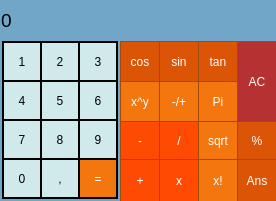
<?xml version="1.0" encoding="UTF-8"?>
<ui version="4.0">
 <class>MainWindow</class>
 <widget class="QMainWindow" name="MainWindow">
  <property name="geometry">
   <rect>
    <x>0</x>
    <y>0</y>
    <width>276</width>
    <height>201</height>
   </rect>
  </property>
  <property name="sizePolicy">
   <sizepolicy hsizetype="Maximum" vsizetype="Maximum">
    <horstretch>0</horstretch>
    <verstretch>0</verstretch>
   </sizepolicy>
  </property>
  <property name="windowTitle">
   <string>MainWindow</string>
  </property>
  <property name="styleSheet">
   <string notr="true">background-color: rgb(114, 166, 200);</string>
  </property>
  <widget class="QWidget" name="centralWidget">
   <widget class="QPushButton" name="pushButton_1">
    <property name="geometry">
     <rect>
      <x>2</x>
      <y>41</y>
      <width>40</width>
      <height>41</height>
     </rect>
    </property>
    <property name="styleSheet">
     <string notr="true">QPushButton {
	
	background-color: rgb(213, 255, 255);
	background-color: rgb(208, 234, 236);
color: rgb(0, 0, 0);
border: 2px solid dark;
}
QPushButton:pressed {
background-color: rgb(183, 206, 207);
}</string>
    </property>
    <property name="text">
     <string>1</string>
    </property>
   </widget>
   <widget class="QPushButton" name="pushButton_2">
    <property name="geometry">
     <rect>
      <x>40</x>
      <y>41</y>
      <width>40</width>
      <height>41</height>
     </rect>
    </property>
    <property name="styleSheet">
     <string notr="true">QPushButton {
	
	background-color: rgb(213, 255, 255);
	background-color: rgb(208, 234, 236);
color: rgb(0, 0, 0);
border: 2px solid dark;
}
QPushButton:pressed {
background-color: rgb(183, 206, 207);
}</string>
    </property>
    <property name="text">
     <string>2</string>
    </property>
   </widget>
   <widget class="QPushButton" name="pushButton_div">
    <property name="geometry">
     <rect>
      <x>159</x>
      <y>121</y>
      <width>40</width>
      <height>39</height>
     </rect>
    </property>
    <property name="styleSheet">
     <string notr="true">QPushButton {
 
	background-color:   rgb(244, 118, 15);
	background-color: rgb(255, 74, 3);
  color: white; 
  border: 1px solid rgb(163, 76, 9);
}

QPushButton:pressed {

	background-color: rgb(163, 76, 9);
}</string>
    </property>
    <property name="text">
     <string>/</string>
    </property>
   </widget>
   <widget class="QPushButton" name="pushButton_3">
    <property name="geometry">
     <rect>
      <x>78</x>
      <y>41</y>
      <width>40</width>
      <height>41</height>
     </rect>
    </property>
    <property name="styleSheet">
     <string notr="true">QPushButton {
	
	background-color: rgb(213, 255, 255);
	background-color: rgb(208, 234, 236);
color: rgb(0, 0, 0);
border: 2px solid dark;
}
QPushButton:pressed {
background-color: rgb(183, 206, 207);
}</string>
    </property>
    <property name="text">
     <string>3</string>
    </property>
   </widget>
   <widget class="QPushButton" name="pushButton_6">
    <property name="geometry">
     <rect>
      <x>78</x>
      <y>80</y>
      <width>40</width>
      <height>41</height>
     </rect>
    </property>
    <property name="styleSheet">
     <string notr="true">QPushButton {
	
	background-color: rgb(213, 255, 255);
	background-color: rgb(208, 234, 236);
color: rgb(0, 0, 0);
border: 2px solid dark;
}
QPushButton:pressed {
background-color: rgb(183, 206, 207);
}</string>
    </property>
    <property name="text">
     <string>6</string>
    </property>
   </widget>
   <widget class="QPushButton" name="pushButton_5">
    <property name="geometry">
     <rect>
      <x>40</x>
      <y>80</y>
      <width>40</width>
      <height>41</height>
     </rect>
    </property>
    <property name="styleSheet">
     <string notr="true">QPushButton {
	
	background-color: rgb(213, 255, 255);
	background-color: rgb(208, 234, 236);
color: rgb(0, 0, 0);
border: 2px solid dark;
}
QPushButton:pressed {
background-color: rgb(183, 206, 207);
}</string>
    </property>
    <property name="text">
     <string>5</string>
    </property>
   </widget>
   <widget class="QPushButton" name="pushButton_4">
    <property name="geometry">
     <rect>
      <x>2</x>
      <y>80</y>
      <width>40</width>
      <height>41</height>
     </rect>
    </property>
    <property name="styleSheet">
     <string notr="true">QPushButton {
	
	background-color: rgb(213, 255, 255);
	background-color: rgb(208, 234, 236);
color: rgb(0, 0, 0);
border: 2px solid dark;
}
QPushButton:pressed {
background-color: rgb(183, 206, 207);
}</string>
    </property>
    <property name="text">
     <string>4</string>
    </property>
   </widget>
   <widget class="QPushButton" name="pushButton_plus">
    <property name="geometry">
     <rect>
      <x>120</x>
      <y>159</y>
      <width>40</width>
      <height>43</height>
     </rect>
    </property>
    <property name="styleSheet">
     <string notr="true">QPushButton {
 
	background-color:   rgb(244, 118, 15);
	background-color: rgb(255, 74, 3);
  color: white; 
  border: 1px solid rgb(163, 76, 9);
}

QPushButton:pressed {

	background-color: rgb(163, 76, 9);
}</string>
    </property>
    <property name="text">
     <string>+</string>
    </property>
   </widget>
   <widget class="QPushButton" name="pushButton_9">
    <property name="geometry">
     <rect>
      <x>78</x>
      <y>119</y>
      <width>40</width>
      <height>41</height>
     </rect>
    </property>
    <property name="styleSheet">
     <string notr="true">QPushButton {
	
	background-color: rgb(213, 255, 255);
	background-color: rgb(208, 234, 236);
color: rgb(0, 0, 0);
border: 2px solid dark;
}
QPushButton:pressed {
background-color: rgb(183, 206, 207);
}</string>
    </property>
    <property name="text">
     <string>9</string>
    </property>
   </widget>
   <widget class="QPushButton" name="pushButton_8">
    <property name="geometry">
     <rect>
      <x>40</x>
      <y>119</y>
      <width>40</width>
      <height>41</height>
     </rect>
    </property>
    <property name="styleSheet">
     <string notr="true">QPushButton {
	
	background-color: rgb(213, 255, 255);
	background-color: rgb(208, 234, 236);
color: rgb(0, 0, 0);
border: 2px solid dark;
}
QPushButton:pressed {
background-color: rgb(183, 206, 207);
}</string>
    </property>
    <property name="text">
     <string>8</string>
    </property>
   </widget>
   <widget class="QPushButton" name="pushButton_7">
    <property name="geometry">
     <rect>
      <x>2</x>
      <y>119</y>
      <width>40</width>
      <height>41</height>
     </rect>
    </property>
    <property name="styleSheet">
     <string notr="true">QPushButton {
	
	background-color: rgb(213, 255, 255);
	background-color: rgb(208, 234, 236);
color: rgb(0, 0, 0);
border: 2px solid dark;
}
QPushButton:pressed {
background-color: rgb(183, 206, 207);
}</string>
    </property>
    <property name="text">
     <string>7</string>
    </property>
   </widget>
   <widget class="QPushButton" name="pushButton_minus">
    <property name="geometry">
     <rect>
      <x>120</x>
      <y>121</y>
      <width>40</width>
      <height>39</height>
     </rect>
    </property>
    <property name="styleSheet">
     <string notr="true">QPushButton {
 
	background-color:   rgb(244, 118, 15);
	background-color: rgb(255, 74, 3);
  color: white; 
  border: 1px solid rgb(163, 76, 9);
}

QPushButton:pressed {

	background-color: rgb(163, 76, 9);
}</string>
    </property>
    <property name="text">
     <string>-</string>
    </property>
   </widget>
   <widget class="QPushButton" name="pushButton_AC">
    <property name="geometry">
     <rect>
      <x>237</x>
      <y>41</y>
      <width>40</width>
      <height>81</height>
     </rect>
    </property>
    <property name="styleSheet">
     <string notr="true">QPushButton {
background-color: rgb(182, 49, 49);
	color: rgb(255, 255, 255);
  border: 1px solid rgb(163, 76, 9);
}
QPushButton:pressed {

	background-color: rgb(163, 76, 9);
}</string>
    </property>
    <property name="text">
     <string>AC</string>
    </property>
   </widget>
   <widget class="QPushButton" name="pushButton_dot">
    <property name="geometry">
     <rect>
      <x>40</x>
      <y>158</y>
      <width>40</width>
      <height>41</height>
     </rect>
    </property>
    <property name="styleSheet">
     <string notr="true">QPushButton {
	
	background-color: rgb(213, 255, 255);
	background-color: rgb(208, 234, 236);
color: rgb(0, 0, 0);
border: 2px solid dark;
}
QPushButton:pressed {
background-color: rgb(183, 206, 207);
}</string>
    </property>
    <property name="text">
     <string>,</string>
    </property>
   </widget>
   <widget class="QPushButton" name="pushButton_0">
    <property name="geometry">
     <rect>
      <x>2</x>
      <y>158</y>
      <width>40</width>
      <height>41</height>
     </rect>
    </property>
    <property name="styleSheet">
     <string notr="true">QPushButton {
	
	background-color: rgb(213, 255, 255);
	background-color: rgb(208, 234, 236);
color: rgb(0, 0, 0);
border: 2px solid dark;
}
QPushButton:pressed {
background-color: rgb(183, 206, 207);
}</string>
    </property>
    <property name="text">
     <string>0</string>
    </property>
   </widget>
   <widget class="QPushButton" name="pushButton_eq">
    <property name="geometry">
     <rect>
      <x>78</x>
      <y>158</y>
      <width>40</width>
      <height>41</height>
     </rect>
    </property>
    <property name="styleSheet">
     <string notr="true">QPushButton {
 
	background-color:   rgb(244, 118, 15);
  color: white; 
  border: 2px solid black;
}

QPushButton:pressed {

	background-color: rgb(163, 76, 9);
}</string>
    </property>
    <property name="text">
     <string>=</string>
    </property>
   </widget>
   <widget class="QLabel" name="status">
    <property name="geometry">
     <rect>
      <x>1</x>
      <y>1</y>
      <width>275</width>
      <height>39</height>
     </rect>
    </property>
    <property name="font">
     <font>
      <pointsize>14</pointsize>
     </font>
    </property>
    <property name="styleSheet">
     <string notr="true">QLabel {
background-color: rgb(255, 255, 255);
  qproperty-alignment: 'AlignVCenter | AlignRight';
  border: 1.5px solid gray;
}

background-color : gray;</string>
    </property>
    <property name="text">
     <string>0</string>
    </property>
   </widget>
   <widget class="QPushButton" name="pushButton_x">
    <property name="geometry">
     <rect>
      <x>159</x>
      <y>159</y>
      <width>40</width>
      <height>43</height>
     </rect>
    </property>
    <property name="styleSheet">
     <string notr="true">QPushButton {
 
	background-color:   rgb(244, 118, 15);
	background-color: rgb(255, 74, 3);
  color: white; 
  border: 1px solid rgb(163, 76, 9);
}

QPushButton:pressed {

	background-color: rgb(163, 76, 9);
}</string>
    </property>
    <property name="text">
     <string>x</string>
    </property>
   </widget>
   <widget class="QPushButton" name="pushButton_cos">
    <property name="geometry">
     <rect>
      <x>120</x>
      <y>41</y>
      <width>40</width>
      <height>41</height>
     </rect>
    </property>
    <property name="styleSheet">
     <string notr="true">QPushButton {
 
	background-color:   rgb(244, 118, 15);
	background-color: rgb(220, 84, 6);
  color: white; 
  border: 1px solid rgb(163, 76, 9);
}

QPushButton:pressed {

	background-color: rgb(163, 76, 9);
}</string>
    </property>
    <property name="text">
     <string>cos</string>
    </property>
   </widget>
   <widget class="QPushButton" name="pushButton_sin">
    <property name="geometry">
     <rect>
      <x>159</x>
      <y>41</y>
      <width>40</width>
      <height>41</height>
     </rect>
    </property>
    <property name="styleSheet">
     <string notr="true">QPushButton {
 
	background-color:   rgb(244, 118, 15);
	background-color: rgb(220, 84, 6);
  color: white; 
  border: 1px solid rgb(163, 76, 9);
}

QPushButton:pressed {

	background-color: rgb(163, 76, 9);
}</string>
    </property>
    <property name="text">
     <string>sin</string>
    </property>
   </widget>
   <widget class="QPushButton" name="pushButton_step">
    <property name="geometry">
     <rect>
      <x>120</x>
      <y>81</y>
      <width>40</width>
      <height>41</height>
     </rect>
    </property>
    <property name="styleSheet">
     <string notr="true">QPushButton {
 
	background-color:   rgb(244, 118, 15);
  color: white; 
  border: 1px solid rgb(163, 76, 9);
}

QPushButton:pressed {

	background-color: rgb(163, 76, 9);
}</string>
    </property>
    <property name="text">
     <string>x^y</string>
    </property>
   </widget>
   <widget class="QPushButton" name="pushButton_plus_and_minus">
    <property name="geometry">
     <rect>
      <x>159</x>
      <y>81</y>
      <width>40</width>
      <height>41</height>
     </rect>
    </property>
    <property name="styleSheet">
     <string notr="true">QPushButton {
 
	background-color:   rgb(244, 118, 15);
  color: white; 
  border: 1px solid rgb(163, 76, 9);
}

QPushButton:pressed {

	background-color: rgb(163, 76, 9);
}</string>
    </property>
    <property name="text">
     <string>-/+</string>
    </property>
   </widget>
   <widget class="QPushButton" name="pushButton_phatorial">
    <property name="geometry">
     <rect>
      <x>198</x>
      <y>159</y>
      <width>40</width>
      <height>43</height>
     </rect>
    </property>
    <property name="styleSheet">
     <string notr="true">QPushButton {
 
	background-color:   rgb(244, 118, 15);
  color: white; 
  border: 1px solid rgb(163, 76, 9);
}

QPushButton:pressed {

	background-color: rgb(163, 76, 9);
}</string>
    </property>
    <property name="text">
     <string>x!</string>
    </property>
   </widget>
   <widget class="QPushButton" name="pushButton_Pi">
    <property name="geometry">
     <rect>
      <x>198</x>
      <y>81</y>
      <width>40</width>
      <height>41</height>
     </rect>
    </property>
    <property name="styleSheet">
     <string notr="true">QPushButton {
 
	background-color:   rgb(244, 118, 15);
  color: white; 
  border: 1px solid rgb(163, 76, 9);
}

QPushButton:pressed {

	background-color: rgb(163, 76, 9);
}</string>
    </property>
    <property name="text">
     <string>Pi</string>
    </property>
   </widget>
   <widget class="QPushButton" name="pushButton_sqrt">
    <property name="geometry">
     <rect>
      <x>198</x>
      <y>121</y>
      <width>40</width>
      <height>39</height>
     </rect>
    </property>
    <property name="styleSheet">
     <string notr="true">QPushButton {
 
	background-color:   rgb(244, 118, 15);
  color: white; 
  border: 1px solid rgb(163, 76, 9);
}

QPushButton:pressed {

	background-color: rgb(163, 76, 9);
}</string>
    </property>
    <property name="text">
     <string>sqrt</string>
    </property>
   </widget>
   <widget class="QPushButton" name="pushButton_tan">
    <property name="geometry">
     <rect>
      <x>198</x>
      <y>41</y>
      <width>40</width>
      <height>41</height>
     </rect>
    </property>
    <property name="styleSheet">
     <string notr="true">QPushButton {
 
	background-color:   rgb(244, 118, 15);
	background-color: rgb(220, 84, 6);
  color: white; 
  border: 1px solid rgb(163, 76, 9);
}

QPushButton:pressed {

	background-color: rgb(163, 76, 9);
}</string>
    </property>
    <property name="text">
     <string>tan</string>
    </property>
   </widget>
   <widget class="QPushButton" name="pushButton_Ans">
    <property name="geometry">
     <rect>
      <x>237</x>
      <y>159</y>
      <width>40</width>
      <height>43</height>
     </rect>
    </property>
    <property name="styleSheet">
     <string notr="true">QPushButton {
 
	background-color:   rgb(244, 118, 15);
	background-color: rgb(220, 84, 6);
  color: white; 
  border: 1px solid rgb(163, 76, 9);
}

QPushButton:pressed {

	background-color: rgb(163, 76, 9);
}</string>
    </property>
    <property name="text">
     <string>Ans</string>
    </property>
   </widget>
   <widget class="QPushButton" name="pushButton_procent">
    <property name="geometry">
     <rect>
      <x>237</x>
      <y>121</y>
      <width>40</width>
      <height>39</height>
     </rect>
    </property>
    <property name="styleSheet">
     <string notr="true">QPushButton {
 
	background-color:   rgb(244, 118, 15);
	background-color: rgb(220, 84, 6);
  color: white; 
  border: 1px solid rgb(163, 76, 9);
}

QPushButton:pressed {

	background-color: rgb(163, 76, 9);
}</string>
    </property>
    <property name="text">
     <string>%</string>
    </property>
   </widget>
   <zorder>pushButton_eq</zorder>
   <zorder>status</zorder>
   <zorder>pushButton_AC</zorder>
   <zorder>pushButton_1</zorder>
   <zorder>pushButton_2</zorder>
   <zorder>pushButton_div</zorder>
   <zorder>pushButton_3</zorder>
   <zorder>pushButton_6</zorder>
   <zorder>pushButton_5</zorder>
   <zorder>pushButton_4</zorder>
   <zorder>pushButton_plus</zorder>
   <zorder>pushButton_9</zorder>
   <zorder>pushButton_8</zorder>
   <zorder>pushButton_7</zorder>
   <zorder>pushButton_minus</zorder>
   <zorder>pushButton_dot</zorder>
   <zorder>pushButton_0</zorder>
   <zorder>pushButton_x</zorder>
   <zorder>pushButton_cos</zorder>
   <zorder>pushButton_sin</zorder>
   <zorder>pushButton_step</zorder>
   <zorder>pushButton_plus_and_minus</zorder>
   <zorder>pushButton_phatorial</zorder>
   <zorder>pushButton_Pi</zorder>
   <zorder>pushButton_sqrt</zorder>
   <zorder>pushButton_tan</zorder>
   <zorder>pushButton_Ans</zorder>
   <zorder>pushButton_procent</zorder>
  </widget>
 </widget>
 <layoutdefault spacing="6" margin="11"/>
 <resources/>
 <connections/>
</ui>
